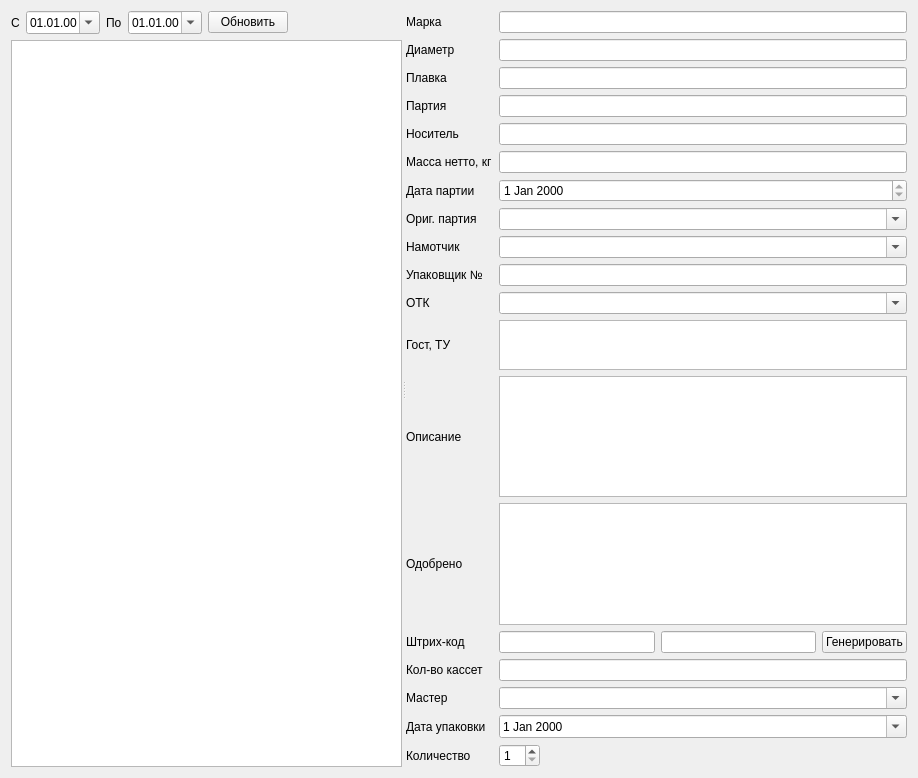
<?xml version="1.0" encoding="UTF-8"?>
<ui version="4.0">
 <class>FormData</class>
 <widget class="QWidget" name="FormData">
  <property name="geometry">
   <rect>
    <x>0</x>
    <y>0</y>
    <width>918</width>
    <height>778</height>
   </rect>
  </property>
  <property name="windowTitle">
   <string>Form</string>
  </property>
  <layout class="QVBoxLayout" name="verticalLayout_3">
   <item>
    <widget class="QSplitter" name="splitter">
     <property name="orientation">
      <enum>Qt::Horizontal</enum>
     </property>
     <widget class="QWidget" name="layoutWidget">
      <layout class="QVBoxLayout" name="verticalLayout">
       <item>
        <layout class="QHBoxLayout" name="horizontalLayout">
         <item>
          <widget class="QLabel" name="label">
           <property name="text">
            <string>С</string>
           </property>
          </widget>
         </item>
         <item>
          <widget class="QDateEdit" name="dateEditBeg">
           <property name="displayFormat">
            <string>dd.MM.yy</string>
           </property>
           <property name="calendarPopup">
            <bool>true</bool>
           </property>
          </widget>
         </item>
         <item>
          <widget class="QLabel" name="label_2">
           <property name="text">
            <string>По</string>
           </property>
          </widget>
         </item>
         <item>
          <widget class="QDateEdit" name="dateEditEnd">
           <property name="displayFormat">
            <string>dd.MM.yy</string>
           </property>
           <property name="calendarPopup">
            <bool>true</bool>
           </property>
          </widget>
         </item>
         <item>
          <widget class="QPushButton" name="pushButtonUpd">
           <property name="text">
            <string>Обновить</string>
           </property>
          </widget>
         </item>
         <item>
          <spacer name="horizontalSpacer">
           <property name="orientation">
            <enum>Qt::Horizontal</enum>
           </property>
           <property name="sizeHint" stdset="0">
            <size>
             <width>40</width>
             <height>20</height>
            </size>
           </property>
          </spacer>
         </item>
        </layout>
       </item>
       <item>
        <widget class="QTableView" name="tableViewPart">
         <property name="selectionMode">
          <enum>QAbstractItemView::SingleSelection</enum>
         </property>
         <property name="selectionBehavior">
          <enum>QAbstractItemView::SelectRows</enum>
         </property>
         <attribute name="verticalHeaderVisible">
          <bool>false</bool>
         </attribute>
        </widget>
       </item>
      </layout>
     </widget>
     <widget class="QWidget" name="layoutWidget_2">
      <layout class="QVBoxLayout" name="verticalLayout_2">
       <item>
        <layout class="QGridLayout" name="gridLayout">
         <item row="13" column="0" colspan="2">
          <widget class="QLabel" name="label_12">
           <property name="text">
            <string>Одобрено</string>
           </property>
          </widget>
         </item>
         <item row="6" column="0" colspan="2">
          <widget class="QLabel" name="label_9">
           <property name="text">
            <string>Дата партии</string>
           </property>
          </widget>
         </item>
         <item row="7" column="0" colspan="2">
          <widget class="QLabel" name="label_14">
           <property name="text">
            <string>Ориг. партия</string>
           </property>
          </widget>
         </item>
         <item row="8" column="0" colspan="2">
          <widget class="QLabel" name="label_15">
           <property name="text">
            <string>Намотчик</string>
           </property>
          </widget>
         </item>
         <item row="2" column="0" colspan="2">
          <widget class="QLabel" name="label_5">
           <property name="text">
            <string>Плавка</string>
           </property>
          </widget>
         </item>
         <item row="18" column="0" colspan="2">
          <widget class="QLabel" name="label_17">
           <property name="text">
            <string>Количество</string>
           </property>
          </widget>
         </item>
         <item row="0" column="0" colspan="2">
          <widget class="QLabel" name="label_3">
           <property name="text">
            <string>Марка</string>
           </property>
          </widget>
         </item>
         <item row="18" column="2">
          <widget class="QSpinBox" name="spinBox">
           <property name="sizePolicy">
            <sizepolicy hsizetype="Maximum" vsizetype="Fixed">
             <horstretch>0</horstretch>
             <verstretch>0</verstretch>
            </sizepolicy>
           </property>
           <property name="minimum">
            <number>1</number>
           </property>
          </widget>
         </item>
         <item row="1" column="0" colspan="2">
          <widget class="QLabel" name="label_4">
           <property name="text">
            <string>Диаметр</string>
           </property>
          </widget>
         </item>
         <item row="3" column="0" colspan="2">
          <widget class="QLabel" name="label_6">
           <property name="text">
            <string>Партия</string>
           </property>
          </widget>
         </item>
         <item row="14" column="3">
          <widget class="QLineEdit" name="lineEditEanGr">
           <property name="readOnly">
            <bool>true</bool>
           </property>
          </widget>
         </item>
         <item row="16" column="0" colspan="2">
          <widget class="QLabel" name="label_19">
           <property name="text">
            <string>Мастер</string>
           </property>
          </widget>
         </item>
         <item row="15" column="0" colspan="2">
          <widget class="QLabel" name="label_16">
           <property name="text">
            <string>Кол-во кассет</string>
           </property>
          </widget>
         </item>
         <item row="12" column="0" colspan="2">
          <widget class="QLabel" name="label_11">
           <property name="text">
            <string>Описание</string>
           </property>
          </widget>
         </item>
         <item row="9" column="0" colspan="2">
          <widget class="QLabel" name="label_13">
           <property name="text">
            <string>Упаковщик №</string>
           </property>
          </widget>
         </item>
         <item row="4" column="0" colspan="2">
          <widget class="QLabel" name="label_7">
           <property name="text">
            <string>Носитель</string>
           </property>
          </widget>
         </item>
         <item row="11" column="0" colspan="2">
          <widget class="QLabel" name="label_10">
           <property name="text">
            <string>Гост, ТУ</string>
           </property>
          </widget>
         </item>
         <item row="10" column="0" colspan="2">
          <widget class="QLabel" name="label_18">
           <property name="text">
            <string>ОТК</string>
           </property>
          </widget>
         </item>
         <item row="14" column="2">
          <widget class="QLineEdit" name="lineEditEanEd">
           <property name="readOnly">
            <bool>true</bool>
           </property>
          </widget>
         </item>
         <item row="5" column="0" colspan="2">
          <widget class="QLabel" name="label_8">
           <property name="text">
            <string>Масса нетто, кг</string>
           </property>
          </widget>
         </item>
         <item row="17" column="0" colspan="2">
          <widget class="QLabel" name="label_20">
           <property name="text">
            <string>Дата упаковки</string>
           </property>
          </widget>
         </item>
         <item row="14" column="4">
          <widget class="QPushButton" name="pushButtonGen">
           <property name="text">
            <string>Генерировать</string>
           </property>
          </widget>
         </item>
         <item row="13" column="2" colspan="3">
          <widget class="QTableView" name="tableViewOdobr">
           <attribute name="verticalHeaderVisible">
            <bool>false</bool>
           </attribute>
          </widget>
         </item>
         <item row="15" column="2" colspan="3">
          <widget class="QLineEdit" name="lineEditKvoSpool"/>
         </item>
         <item row="16" column="2" colspan="3">
          <widget class="QComboBox" name="comboBoxMaster">
           <property name="editable">
            <bool>true</bool>
           </property>
          </widget>
         </item>
         <item row="17" column="2" colspan="3">
          <widget class="QDateEdit" name="dateEditPack">
           <property name="calendarPopup">
            <bool>true</bool>
           </property>
          </widget>
         </item>
         <item row="12" column="2" colspan="3">
          <widget class="QPlainTextEdit" name="plainTextEdit"/>
         </item>
         <item row="11" column="2" colspan="3">
          <widget class="QListView" name="listViewGost">
           <property name="maximumSize">
            <size>
             <width>16777215</width>
             <height>50</height>
            </size>
           </property>
          </widget>
         </item>
         <item row="10" column="2" colspan="3">
          <widget class="QComboBox" name="comboBoxOtk">
           <property name="editable">
            <bool>true</bool>
           </property>
          </widget>
         </item>
         <item row="9" column="2" colspan="3">
          <widget class="QLineEdit" name="lineEditUpk"/>
         </item>
         <item row="8" column="2" colspan="3">
          <widget class="QComboBox" name="comboBoxNam">
           <property name="editable">
            <bool>true</bool>
           </property>
          </widget>
         </item>
         <item row="7" column="2" colspan="3">
          <widget class="QComboBox" name="comboBoxOPart">
           <property name="editable">
            <bool>true</bool>
           </property>
          </widget>
         </item>
         <item row="6" column="2" colspan="3">
          <widget class="QDateEdit" name="dateEdit">
           <property name="readOnly">
            <bool>true</bool>
           </property>
          </widget>
         </item>
         <item row="5" column="2" colspan="3">
          <widget class="QLineEdit" name="lineEditKvo"/>
         </item>
         <item row="4" column="2" colspan="3">
          <widget class="QLineEdit" name="lineEditSpool">
           <property name="readOnly">
            <bool>true</bool>
           </property>
          </widget>
         </item>
         <item row="3" column="2" colspan="3">
          <widget class="QLineEdit" name="lineEditPart">
           <property name="readOnly">
            <bool>true</bool>
           </property>
          </widget>
         </item>
         <item row="2" column="2" colspan="3">
          <widget class="QLineEdit" name="lineEditPlav">
           <property name="readOnly">
            <bool>true</bool>
           </property>
          </widget>
         </item>
         <item row="1" column="2" colspan="3">
          <widget class="QLineEdit" name="lineEditDiam">
           <property name="readOnly">
            <bool>true</bool>
           </property>
          </widget>
         </item>
         <item row="0" column="2" colspan="3">
          <widget class="QLineEdit" name="lineEditMark">
           <property name="readOnly">
            <bool>true</bool>
           </property>
          </widget>
         </item>
         <item row="14" column="0" colspan="2">
          <widget class="QLabel" name="label_21">
           <property name="text">
            <string>Штрих-код</string>
           </property>
          </widget>
         </item>
        </layout>
       </item>
      </layout>
     </widget>
    </widget>
   </item>
  </layout>
 </widget>
 <resources/>
 <connections/>
</ui>
